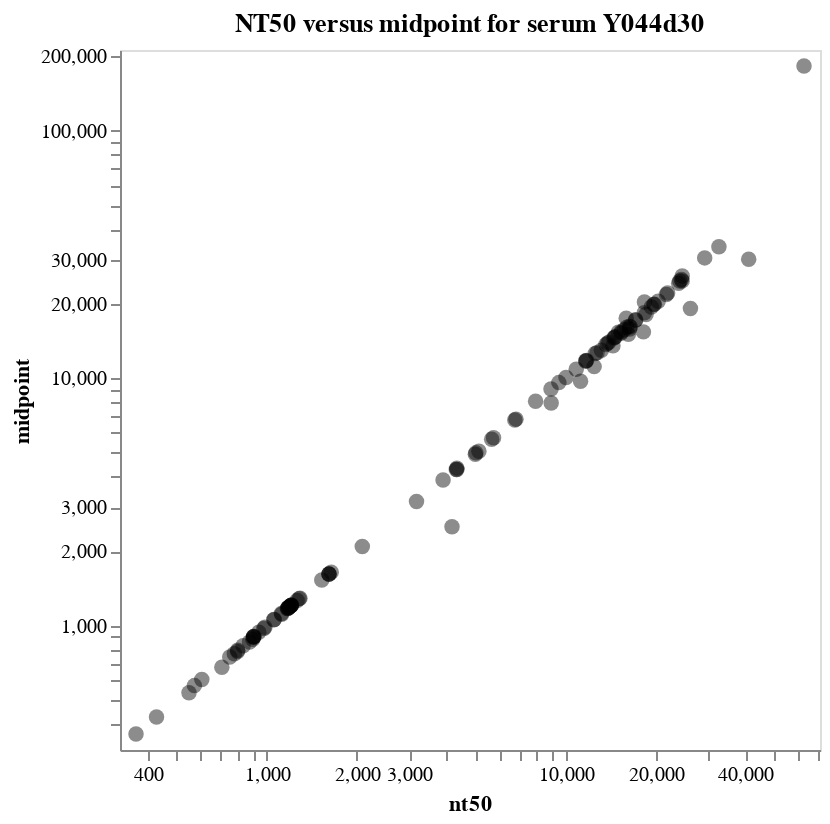

The notebook cell this image was saved under:
### Markdown cell above
Plot the correlation of the NT50s with the midpoint (this is an interactive plot, mouse over points for details).
This plot can help you determine if you made the correct choice of `serum_titer_as` when choosing to use the midpoint or NT50 for the titer.
For titers where they are well correlated it should not matter which you chose.
But if there are titers far from the correlation line, you should look at those measurements and curves to make sure you made the correct choice of calculating the titer as the NT50 versus midpoint:

### Code cell
virus_selection = alt.selection_point(fields=["virus"], on="mouseover", empty=False)

midpoint_vs_nt50_chart = (
    alt.Chart(fit_params_noqc)
    .add_params(virus_selection)
    .encode(
        alt.X("nt50", scale=alt.Scale(type="log", nice=False, padding=8)),
        alt.Y("midpoint", scale=alt.Scale(type="log", nice=False, padding=8)),
        strokeWidth=alt.condition(virus_selection, alt.value(3), alt.value(0)),
        size=alt.condition(virus_selection, alt.value(100), alt.value(60)),
        tooltip=[
            alt.Tooltip(c, format=".2g") if fit_params_noqc[c].dtype == float else c
            for c in fit_params_noqc.columns
        ],
    )
    .mark_circle(stroke="red", fillOpacity=0.45, color="black")
    .properties(
        width=350,
        height=350,
        title=f"NT50 versus midpoint for serum {serum}",
    )
    .configure_axis(grid=False)
)

midpoint_vs_nt50_chart

### Figure 1 — Vega-Lite specification as saved in the notebook (floating-point values rounded to 4 significant figures)
{"config": {"view": {"continuousWidth": 300, "continuousHeight": 300}, "axis": {"grid": false}}, "data": {"name": "data-c6b70a47e80ddfe7e9e086a0c53d910c"}, "mark": {"type": "circle", "color": "black", "fillOpacity": 0.45, "stroke": "red"}, "encoding": {"size": {"condition": {"param": "param_11", "value": 100, "empty": false}, "value": 60}, "strokeWidth": {"condition": {"param": "param_11", "value": 3, "empty": false}, "value": 0}, "tooltip": [{"field": "serum", "type": "nominal"}, {"field": "virus", "type": "nominal"}, {"field": "replicate", "type": "nominal"}, {"field": "titer", "format": ".2g", "type": "quantitative"}, {"field": "titer_bound", "type": "nominal"}, {"field": "titer_as", "type": "nominal"}, {"field": "nt50", "format": ".2g", "type": "quantitative"}, {"field": "midpoint", "format": ".2g", "type": "quantitative"}, {"field": "top", "format": ".2g", "type": "quantitative"}, {"field": "bottom", "type": "quantitative"}], "x": {"field": "nt50", "scale": {"nice": false, "padding": 8, "type": "log"}, "type": "quantitative"}, "y": {"field": "midpoint", "scale": {"nice": false, "padding": 8, "type": "log"}, "type": "quantitative"}}, "height": 350, "params": [{"name": "param_11", "select": {"type": "point", "fields": ["virus"], "on": "mouseover"}}], "title": "NT50 versus midpoint for serum Y044d30", "width": 350, "$schema": "https://vega.github.io/schema/vega-lite/v5.16.3.json", "datasets": {"data-c6b70a47e80ddfe7e9e086a0c53d910c": [{"serum": "Y044d30", "virus": "A/India-Pune-Nivcov2221170/2022", "replicate": "plate11-CGTTTAAACAATGAAG", "titer": 1190.0, "titer_bound": "interpolated", "titer_as": "midpoint", "nt50": 1190.0, "midpoint": 1190.0, "top": 1.0, "bottom": 0}, {"serum": "Y044d30", "virus": "A/India-Pune-Nivcov2221170/2022", "replicate": "plate11-AAATCTACCGCATTAT", "titer": 1643.0, "titer_bound": "interpolated", "titer_as": "midpoint", "nt50": 1643.0, "midpoint": 1643.0, "top": 1.0, "bottom": 0}, {"serum": "Y044d30", "virus": "A/Niger/10217/2021", "replicate": "plate11-AAATAAGTACGCAAAT", "titer": 11690.0, "titer_bound": "interpolated", "titer_as": "midpoint", "nt50": 11690.0, "midpoint": 11690.0, "top": 1.0, "bottom": 0}, {"serum": "Y044d30", "virus": "A/Niger/10217/2021", "replicate": "plate11-GAACGATTGTAATTTT", "titer": 10850.0, "titer_bound": "interpolated", "titer_as": "midpoint", "nt50": 10850.0, "midpoint": 10850.0, "top": 1.0, "bottom": 0}, {"serum": "Y044d30", "virus": "A/Niger/10217/2021", "replicate": "plate11-CATCAACCGCCATTTC", "titer": 14600.0, "titer_bound": "interpolated", "titer_as": "midpoint", "nt50": 14600.0, "midpoint": 14600.0, "top": 1.0, "bottom": 0}, {"serum": "Y044d30", "virus": "A/Michigan/45/2015", "replicate": "plate11-TGAGGATAATCACAAG", "titer": 17140.0, "titer_bound": "interpolated", "titer_as": "midpoint", "nt50": 17130.0, "midpoint": 17140.0, "top": 1.001, "bottom": 0}, {"serum": "Y044d30", "virus": "A/Michigan/45/2015", "replicate": "plate11-ACAAAGTCTCGAGAAG", "titer": 13820.0, "titer_bound": "interpolated", "titer_as": "midpoint", "nt50": 13810.0, "midpoint": 13820.0, "top": 1.001, "bottom": 0}, {"serum": "Y044d30", "virus": "A/Michigan/45/2015", "replicate": "plate11-TTGAAAAAATCATAAA", "titer": 7923.0, "titer_bound": "interpolated", "titer_as": "midpoint", "nt50": 8948.0, "midpoint": 7923.0, "top": 0.9021, "bottom": 0}, {"serum": "Y044d30", "virus": "A/Michigan/45/2015", "replicate": "plate11-CACCTAGGATCGCACT", "titer": 11760.0, "titer_bound": "interpolated", "titer_as": "midpoint", "nt50": 11690.0, "midpoint": 11760.0, "top": 1.006, "bottom": 0}, {"serum": "Y044d30", "virus": "A/California/07/2009", "replicate": "plate11-CATGTGAATTCGCCCA", "titer": 6762.0, "titer_bound": "interpolated", "titer_as": "midpoint", "nt50": 6761.0, "midpoint": 6762.0, "top": 1.0, "bottom": 0}, {"serum": "Y044d30", "virus": "A/California/07/2009", "replicate": "plate11-CGCCTAATGTTAATAA", "titer": 8061.0, "titer_bound": "interpolated", "titer_as": "midpoint", "nt50": 7936.0, "midpoint": 8061.0, "top": 1.011, "bottom": 0}, {"serum": "Y044d30", "virus": "A/California/07/2009", "replicate": "plate11-GACACAGAACCCATGC", "titer": 9584.0, "titer_bound": "interpolated", "titer_as": "midpoint", "nt50": 9494.0, "midpoint": 9584.0, "top": 1.008, "bottom": 0}, {"serum": "Y044d30", "virus": "A/California/07/2009", "replicate": "plate11-CCTTTCTCAAAACATA", "titer": 15330.0, "titer_bound": "interpolated", "titer_as": "midpoint", "nt50": 15020.0, "midpoint": 15330.0, "top": 1.017, "bottom": 0}, {"serum": "Y044d30", "virus": "A/Belgium/H0038/2022", "replicate": "plate11-GATCCGTACTTTGATT", "titer": 13490.0, "titer_bound": "interpolated", "titer_as": "midpoint", "nt50": 14410.0, "midpoint": 13490.0, "top": 0.8925, "bottom": 0}, {"serum": "Y044d30", "virus": "A/Belgium/H0038/2022", "replicate": "plate11-TACCGTATAATTAAAA", "titer": 15040.0, "titer_bound": "interpolated", "titer_as": "midpoint", "nt50": 16230.0, "midpoint": 15040.0, "top": 0.8458, "bottom": 0}, {"serum": "Y044d30", "virus": "A/Belgium/H0038/2022", "replicate": "plate11-GCCGGAGGGCATTTTC", "titer": 12650.0, "titer_bound": "interpolated", "titer_as": "midpoint", "nt50": 12750.0, "midpoint": 12650.0, "top": 0.9873, "bottom": 0}, {"serum": "Y044d30", "virus": "A/Paris/30353/2021", "replicate": "plate11-GTTTGACAATCACTAC", "titer": 19370.0, "titer_bound": "interpolated", "titer_as": "midpoint", "nt50": 19360.0, "midpoint": 19370.0, "top": 1.001, "bottom": 0}, {"serum": "Y044d30", "virus": "A/Paris/30353/2021", "replicate": "plate11-ACATAAGAACCCTATA", "titer": 5740.0, "titer_bound": "interpolated", "titer_as": "midpoint", "nt50": 5740.0, "midpoint": 5740.0, "top": 1.0, "bottom": 0}, {"serum": "Y044d30", "virus": "A/Paris/30353/2021", "replicate": "plate11-ACATTTCCCTCGATAT", "titer": 10060.0, "titer_bound": "interpolated", "titer_as": "midpoint", "nt50": 10030.0, "midpoint": 10060.0, "top": 1.002, "bottom": 0}, {"serum": "Y044d30", "virus": "A/Brisbane/02/2018", "replicate": "plate11-TAATAAGCCAGCAAGA", "titer": 6823.0, "titer_bound": "interpolated", "titer_as": "midpoint", "nt50": 6823.0, "midpoint": 6823.0, "top": 1.0, "bottom": 0}, {"serum": "Y044d30", "virus": "A/Brisbane/02/2018", "replicate": "plate11-TTGGGCACTAAATTAA", "titer": 25810.0, "titer_bound": "interpolated", "titer_as": "midpoint", "nt50": 24570.0, "midpoint": 25810.0, "top": 1.041, "bottom": 0}, {"serum": "Y044d30", "virus": "A/Brisbane/02/2018", "replicate": "plate11-ATCCGATTTAAAGGCA", "titer": 17450.0, "titer_bound": "interpolated", "titer_as": "midpoint", "nt50": 15960.0, "midpoint": 17450.0, "top": 1.055, "bottom": 0}, {"serum": "Y044d30", "virus": "A/Brisbane/02/2018", "replicate": "plate11-ACGACATGATCAAACG", "titer": 9705.0, "titer_bound": "interpolated", "titer_as": "midpoint", "nt50": 11220.0, "midpoint": 9705.0, "top": 0.878, "bottom": 0}, {"serum": "Y044d30", "virus": "A/Perth/1/2022", "replicate": "plate11-CTGCACGAGAGACTTC", "titer": 973.0, "titer_bound": "interpolated", "titer_as": "midpoint", "nt50": 977.3, "midpoint": 973.0, "top": 0.9691, "bottom": 0}, {"serum": "Y044d30", "virus": "A/Perth/1/2022", "replicate": "plate11-TTGGGGAAATATATAA", "titer": 829.5, "titer_bound": "interpolated", "titer_as": "midpoint", "nt50": 832.7, "midpoint": 829.5, "top": 0.9772, "bottom": 0}, {"serum": "Y044d30", "virus": "A/Perth/1/2022", "replicate": "plate11-AGCCCCGTGAGAAGCA", "titer": 4325.0, "titer_bound": "interpolated", "titer_as": "midpoint", "nt50": 4325.0, "midpoint": 4325.0, "top": 1.0, "bottom": 0}, {"serum": "Y044d30", "virus": "A/Cote_DIvoire/1448/2021", "replicate": "plate11-TCGAGAACACCCATAA", "titer": 19090.0, "titer_bound": "interpolated", "titer_as": "midpoint", "nt50": 26180.0, "midpoint": 19090.0, "top": 0.7505, "bottom": 0}, {"serum": "Y044d30", "virus": "A/Cote_DIvoire/1448/2021", "replicate": "plate11-GTTAAACGATCTATAG", "titer": 11760.0, "titer_bound": "interpolated", "titer_as": "midpoint", "nt50": 11760.0, "midpoint": 11760.0, "top": 1.0, "bottom": 0}, {"serum": "Y044d30", "virus": "A/Cote_DIvoire/1448/2021", "replicate": "plate11-GTCCGTTGATAAAGAG", "titer": 16090.0, "titer_bound": "interpolated", "titer_as": "midpoint", "nt50": 16470.0, "midpoint": 16090.0, "top": 0.8773, "bottom": 0}, {"serum": "Y044d30", "virus": "A/Bangladesh/8036/2021", "replicate": "plate11-ATACCTCAACCTTGAA", "titer": 1209.0, "titer_bound": "interpolated", "titer_as": "midpoint", "nt50": 1209.0, "midpoint": 1209.0, "top": 1.0, "bottom": 0}, {"serum": "Y044d30", "virus": "A/Bangladesh/8036/2021", "replicate": "plate11-ACGGGGCCCAGGTAAT", "titer": 1614.0, "titer_bound": "interpolated", "titer_as": "midpoint", "nt50": 1614.0, "midpoint": 1614.0, "top": 1.0, "bottom": 0}, {"serum": "Y044d30", "virus": "A/Bangladesh/8036/2021", "replicate": "plate11-CAGTTCTGCGACCAGC", "titer": 5065.0, "titer_bound": "interpolated", "titer_as": "midpoint", "nt50": 5126.0, "midpoint": 5065.0, "top": 0.9036, "bottom": 0}, {"serum": "Y044d30", "virus": "A/Bangladesh/8002/2021", "replicate": "plate11-AGTGTCCCTAAGAGGC", "titer": 1181.0, "titer_bound": "interpolated", "titer_as": "midpoint", "nt50": 1181.0, "midpoint": 1181.0, "top": 1.0, "bottom": 0}, {"serum": "Y044d30", "virus": "A/Bangladesh/8002/2021", "replicate": "plate11-GCAACGCCAAATAATT", "titer": 1205.0, "titer_bound": "interpolated", "titer_as": "midpoint", "nt50": 1205.0, "midpoint": 1205.0, "top": 1.0, "bottom": 0}, {"serum": "Y044d30", "virus": "A/Bangladesh/8002/2021", "replicate": "plate11-TCTGCTAAACTAAGTA", "titer": 1283.0, "titer_bound": "interpolated", "titer_as": "midpoint", "nt50": 1283.0, "midpoint": 1283.0, "top": 1.0, "bottom": 0}, {"serum": "Y044d30", "virus": "A/Michigan/19/2021", "replicate": "plate11-AGAGAAAAAACAGTGA", "titer": 903.6, "titer_bound": "interpolated", "titer_as": "midpoint", "nt50": 905.4, "midpoint": 903.6, "top": 0.9873, "bottom": 0}, {"serum": "Y044d30", "virus": "A/Michigan/19/2021", "replicate": "plate11-AACGTTAACAAATGAA", "titer": 795.3, "titer_bound": "interpolated", "titer_as": "midpoint", "nt50": 798.7, "midpoint": 795.3, "top": 0.9794, "bottom": 0}, {"serum": "Y044d30", "virus": "A/Michigan/19/2021", "replicate": "plate11-TAATGAGCTTTATGGT", "titer": 1263.0, "titer_bound": "interpolated", "titer_as": "midpoint", "nt50": 1263.0, "midpoint": 1263.0, "top": 1.0, "bottom": 0}, {"serum": "Y044d30", "virus": "A/Chester/5355/2022", "replicate": "plate11-CCTCAAAATAACAAGC", "titer": 786.3, "titer_bound": "interpolated", "titer_as": "midpoint", "nt50": 798.0, "midpoint": 786.3, "top": 0.9172, "bottom": 0}, {"serum": "Y044d30", "virus": "A/Chester/5355/2022", "replicate": "plate11-TCATATAAAGAAAAGG", "titer": 4272.0, "titer_bound": "interpolated", "titer_as": "midpoint", "nt50": 4307.0, "midpoint": 4272.0, "top": 0.941, "bottom": 0}, {"serum": "Y044d30", "virus": "A/Chester/5355/2022", "replicate": "plate11-AAAAAACGCATGTAGA", "titer": 896.3, "titer_bound": "interpolated", "titer_as": "midpoint", "nt50": 901.3, "midpoint": 896.3, "top": 0.9648, "bottom": 0}, {"serum": "Y044d30", "virus": "A/India-PUN-NIV328484/2021", "replicate": "plate11-GATCTAATAATACGGC", "titer": 4986.0, "titer_bound": "interpolated", "titer_as": "midpoint", "nt50": 5009.0, "midpoint": 4986.0, "top": 0.9603, "bottom": 0}, {"serum": "Y044d30", "virus": "A/India-PUN-NIV328484/2021", "replicate": "plate11-TCTGTTCCGGCCCGAA", "titer": 1202.0, "titer_bound": "interpolated", "titer_as": "midpoint", "nt50": 1202.0, "midpoint": 1202.0, "top": 1.0, "bottom": 0}, {"serum": "Y044d30", "virus": "A/India-PUN-NIV328484/2021", "replicate": "plate11-TTGTCCCGAGACAACA", "titer": 1112.0, "titer_bound": "interpolated", "titer_as": "midpoint", "nt50": 1121.0, "midpoint": 1112.0, "top": 0.9303, "bottom": 0}, {"serum": "Y044d30", "virus": "A/Bangladesh/3210810034/2021", "replicate": "plate11-ACAAAAGTACCTCTAC", "titer": 427.2, "titer_bound": "interpolated", "titer_as": "midpoint", "nt50": 427.2, "midpoint": 427.2, "top": 1.0, "bottom": 0}, {"serum": "Y044d30", "virus": "A/Bangladesh/3210810034/2021", "replicate": "plate11-AACTATAGATCTAGAA", "titer": 605.7, "titer_bound": "interpolated", "titer_as": "midpoint", "nt50": 605.7, "midpoint": 605.7, "top": 1.0, "bottom": 0}, {"serum": "Y044d30", "virus": "A/India/Pun-NIV312851/2021", "replicate": "plate11-CAAGAACCCAAATATA", "titer": 881.1, "titer_bound": "interpolated", "titer_as": "midpoint", "nt50": 897.2, "midpoint": 881.1, "top": 0.8979, "bottom": 0}, {"serum": "Y044d30", "virus": "A/India/Pun-NIV312851/2021", "replicate": "plate11-ACAGCAAATACTCACA", "titer": 858.2, "titer_bound": "interpolated", "titer_as": "midpoint", "nt50": 874.8, "midpoint": 858.2, "top": 0.8841, "bottom": 0}, {"serum": "Y044d30", "virus": "A/India/Pun-NIV312851/2021", "replicate": "plate11-GTAGCTATAACTAATA", "titer": 1291.0, "titer_bound": "interpolated", "titer_as": "midpoint", "nt50": 1291.0, "midpoint": 1291.0, "top": 1.0, "bottom": 0}, {"serum": "Y044d30", "virus": "A/Togo/0274/2021", "replicate": "plate11-TAGCAGATGTATCAAT", "titer": 14500.0, "titer_bound": "interpolated", "titer_as": "midpoint", "nt50": 14500.0, "midpoint": 14500.0, "top": 1.0, "bottom": 0}, {"serum": "Y044d30", "virus": "A/Togo/0274/2021", "replicate": "plate11-GTAACATTATACGATT", "titer": 24660.0, "titer_bound": "interpolated", "titer_as": "midpoint", "nt50": 24110.0, "midpoint": 24660.0, "top": 1.022, "bottom": 0}, {"serum": "Y044d30", "virus": "A/Togo/0274/2021", "replicate": "plate11-AACGAATGAATTTCTT", "titer": 182200.0, "titer_bound": "interpolated", "titer_as": "midpoint", "nt50": 62820.0, "midpoint": 182200.0, "top": 1.562, "bottom": 0}, {"serum": "Y044d30", "virus": "A/Ghana/2080/2020", "replicate": "plate11-GTAGTGCATCATTGAT", "titer": 21760.0, "titer_bound": "interpolated", "titer_as": "midpoint", "nt50": 21760.0, "midpoint": 21760.0, "top": 1.0, "bottom": 0}, {"serum": "Y044d30", "virus": "A/Ghana/2080/2020", "replicate": "plate11-CAGCAAAAGCATCACC", "titer": 16020.0, "titer_bound": "interpolated", "titer_as": "midpoint", "nt50": 16020.0, "midpoint": 16020.0, "top": 1.0, "bottom": 0}, {"serum": "Y044d30", "virus": "A/Ghana/2080/2020", "replicate": "plate11-GCAATCCCGCAATTTG", "titer": 16180.0, "titer_bound": "interpolated", "titer_as": "midpoint", "nt50": 16380.0, "midpoint": 16180.0, "top": 0.938, "bottom": 0}, {"serum": "Y044d30", "virus": "A/Sydney/43/2022", "replicate": "plate11-TACGGACATTCTTAAC", "titer": 985.1, "titer_bound": "interpolated", "titer_as": "midpoint", "nt50": 985.1, "midpoint": 985.1, "top": 1.0, "bottom": 0}, {"serum": "Y044d30", "virus": "A/Sydney/43/2022", "replicate": "plate11-TAGTATAATAGAGCAG", "titer": 1615.0, "titer_bound": "interpolated", "titer_as": "midpoint", "nt50": 1615.0, "midpoint": 1615.0, "top": 1.0, "bottom": 0}, {"serum": "Y044d30", "virus": "A/Sydney/43/2022", "replicate": "plate11-CTATTAATCATGCAAA", "titer": 3170.0, "titer_bound": "interpolated", "titer_as": "midpoint", "nt50": 3169.0, "midpoint": 3170.0, "top": 1.0, "bottom": 0}, {"serum": "Y044d30", "virus": "A/Wisconsin/588/2019", "replicate": "plate11-TATATTAGTAACATAA", "titer": 1172.0, "titer_bound": "interpolated", "titer_as": "midpoint", "nt50": 1172.0, "midpoint": 1172.0, "top": 1.0, "bottom": 0}, {"serum": "Y044d30", "virus": "A/Wisconsin/588/2019", "replicate": "plate11-GAAGAAACTATAACCA", "titer": 1058.0, "titer_bound": "interpolated", "titer_as": "midpoint", "nt50": 1058.0, "midpoint": 1058.0, "top": 1.0, "bottom": 0}, {"serum": "Y044d30", "virus": "A/Wisconsin/588/2019", "replicate": "plate11-AGTCCTATCCTCAAAT", "titer": 1173.0, "titer_bound": "interpolated", "titer_as": "midpoint", "nt50": 1173.0, "midpoint": 1173.0, "top": 1.0, "bottom": 0}, {"serum": "Y044d30", "virus": "A/Washington/23/2020", "replicate": "plate11-GAACTGGCGTCAATCA", "titer": 2506.0, "titer_bound": "interpolated", "titer_as": "midpoint", "nt50": 4166.0, "midpoint": 2506.0, "top": 0.5772, "bottom": 0}, {"serum": "Y044d30", "virus": "A/Washington/23/2020", "replicate": "plate11-GGATAAGAAAACTACT", "titer": 902.5, "titer_bound": "interpolated", "titer_as": "midpoint", "nt50": 902.8, "midpoint": 902.5, "top": 0.9978, "bottom": 0}, {"serum": "Y044d30", "virus": "A/Washington/23/2020", "replicate": "plate11-ACGGAATCCCCTGAGA", "titer": 4270.0, "titer_bound": "interpolated", "titer_as": "midpoint", "nt50": 4326.0, "midpoint": 4270.0, "top": 0.9095, "bottom": 0}, {"serum": "Y044d30", "virus": "A/Ghana/138/2020", "replicate": "plate11-GACTATGGTCTAAAAA", "titer": 24170.0, "titer_bound": "interpolated", "titer_as": "midpoint", "nt50": 23910.0, "midpoint": 24170.0, "top": 1.012, "bottom": 0}, {"serum": "Y044d30", "virus": "A/Ghana/138/2020", "replicate": "plate11-TAAGCCATAAATCAAT", "titer": 15670.0, "titer_bound": "interpolated", "titer_as": "midpoint", "nt50": 15730.0, "midpoint": 15670.0, "top": 0.9909, "bottom": 0}, {"serum": "Y044d30", "virus": "A/Ghana/138/2020", "replicate": "plate11-CCAGTTCCCTTCGATG", "titer": 20440.0, "titer_bound": "interpolated", "titer_as": "midpoint", "nt50": 20420.0, "midpoint": 20440.0, "top": 1.002, "bottom": 0}, {"serum": "Y044d30", "virus": "A/Utah/27/2022", "replicate": "plate11-ACAATGTGACTCACCC", "titer": 1207.0, "titer_bound": "interpolated", "titer_as": "midpoint", "nt50": 1207.0, "midpoint": 1207.0, "top": 1.0, "bottom": 0}, {"serum": "Y044d30", "virus": "A/Utah/27/2022", "replicate": "plate11-TAAATAACTCGTATTT", "titer": 1055.0, "titer_bound": "interpolated", "titer_as": "midpoint", "nt50": 1055.0, "midpoint": 1055.0, "top": 1.0, "bottom": 0}, {"serum": "Y044d30", "virus": "A/Utah/27/2022", "replicate": "plate11-TCCTTGTAATTCAACT", "titer": 1614.0, "titer_bound": "interpolated", "titer_as": "midpoint", "nt50": 1614.0, "midpoint": 1614.0, "top": 1.0, "bottom": 0}, {"serum": "Y044d30", "virus": "A/Nimes/871/2021", "replicate": "plate11-GTTCCTTTAAGCCAAA", "titer": 15160.0, "titer_bound": "interpolated", "titer_as": "midpoint", "nt50": 15330.0, "midpoint": 15160.0, "top": 0.9828, "bottom": 0}, {"serum": "Y044d30", "virus": "A/Nimes/871/2021", "replicate": "plate11-ACCTTACTAAATCCTG", "titer": 20300.0, "titer_bound": "interpolated", "titer_as": "midpoint", "nt50": 18360.0, "midpoint": 20300.0, "top": 1.063, "bottom": 0}, {"serum": "Y044d30", "virus": "A/Nimes/871/2021", "replicate": "plate11-TAATTACATTGCGGTT", "titer": 15350.0, "titer_bound": "interpolated", "titer_as": "midpoint", "nt50": 15350.0, "midpoint": 15350.0, "top": 1.0, "bottom": 0}, {"serum": "Y044d30", "virus": "A/Bangladesh/2221/2021", "replicate": "plate11-GATAGAAATACCAGGA", "titer": 1182.0, "titer_bound": "interpolated", "titer_as": "midpoint", "nt50": 1182.0, "midpoint": 1182.0, "top": 1.0, "bottom": 0}, {"serum": "Y044d30", "virus": "A/Bangladesh/2221/2021", "replicate": "plate11-AAGAGAAATATTCGCT", "titer": 3870.0, "titer_bound": "interpolated", "titer_as": "midpoint", "nt50": 3889.0, "midpoint": 3870.0, "top": 0.9964, "bottom": 0}, {"serum": "Y044d30", "virus": "A/Bangladesh/2221/2021", "replicate": "plate11-GACAGCAATGCATACA", "titer": 2088.0, "titer_bound": "interpolated", "titer_as": "midpoint", "nt50": 2087.0, "midpoint": 2088.0, "top": 1.001, "bottom": 0}, {"serum": "Y044d30", "virus": "A/Hawaii/70/2019", "replicate": "plate11-AGTAAACATGCATTGG", "titer": 4926.0, "titer_bound": "interpolated", "titer_as": "midpoint", "nt50": 4987.0, "midpoint": 4926.0, "top": 0.8974, "bottom": 0}, {"serum": "Y044d30", "virus": "A/Hawaii/70/2019", "replicate": "plate11-ACATGAATTCAGACGG", "titer": 22040.0, "titer_bound": "interpolated", "titer_as": "midpoint", "nt50": 21960.0, "midpoint": 22040.0, "top": 1.005, "bottom": 0}, {"serum": "Y044d30", "virus": "A/Hawaii/70/2019", "replicate": "plate11-ATAGAATCGCAAATTA", "titer": 11120.0, "titer_bound": "interpolated", "titer_as": "midpoint", "nt50": 12460.0, "midpoint": 11120.0, "top": 0.8574, "bottom": 0}, {"serum": "Y044d30", "virus": "A/Hawaii/70/2019", "replicate": "plate11-TGGAATCGTCACCGAT", "titer": 15360.0, "titer_bound": "interpolated", "titer_as": "midpoint", "nt50": 18220.0, "midpoint": 15360.0, "top": 0.7944, "bottom": 0}, {"serum": "Y044d30", "virus": "A/Brisbane/48/2022", "replicate": "plate11-CCCTATGCTGCGTATT", "titer": 1527.0, "titer_bound": "interpolated", "titer_as": "midpoint", "nt50": 1527.0, "midpoint": 1527.0, "top": 1.0, "bottom": 0}, {"serum": "Y044d30", "virus": "A/Brisbane/48/2022", "replicate": "plate11-GAGCTCTAAAGCAACA", "titer": 770.1, "titer_bound": "interpolated", "titer_as": "midpoint", "nt50": 778.2, "midpoint": 770.1, "top": 0.9465, "bottom": 0}, {"serum": "Y044d30", "virus": "A/Brisbane/48/2022", "replicate": "plate11-TTATGATCTAAACAGA", "titer": 1207.0, "titer_bound": "interpolated", "titer_as": "midpoint", "nt50": 1207.0, "midpoint": 1207.0, "top": 1.0, "bottom": 0}, {"serum": "Y044d30", "virus": "A/England/220200318/2022", "replicate": "plate11-GACCAACTGTGGTACA", "titer": 25000.0, "titer_bound": "interpolated", "titer_as": "midpoint", "nt50": 24430.0, "midpoint": 25000.0, "top": 1.023, "bottom": 0}, {"serum": "Y044d30", "virus": "A/England/220200318/2022", "replicate": "plate11-CGTAATACATTTAAGA", "titer": 14680.0, "titer_bound": "interpolated", "titer_as": "midpoint", "nt50": 14680.0, "midpoint": 14680.0, "top": 1.0, "bottom": 0}, {"serum": "Y044d30", "virus": "A/England/220200318/2022", "replicate": "plate11-GCTGCGCCTAACATAA", "titer": 19800.0, "titer_bound": "interpolated", "titer_as": "midpoint", "nt50": 19730.0, "midpoint": 19800.0, "top": 1.004, "bottom": 0}, {"serum": "Y044d30", "virus": "A/Togo/845/2020", "replicate": "plate11-GCATGGATCCTTTACT", "titer": 19890.0, "titer_bound": "interpolated", "titer_as": "midpoint", "nt50": 19830.0, "midpoint": 19890.0, "top": 1.004, "bottom": 0}, {"serum": "Y044d30", "virus": "A/Togo/845/2020", "replicate": "plate11-TTACCGTCTACGCATA", "titer": 30580.0, "titer_bound": "interpolated", "titer_as": "midpoint", "nt50": 29220.0, "midpoint": 30580.0, "top": 1.041, "bottom": 0}, {"serum": "Y044d30", "virus": "A/Togo/845/2020", "replicate": "plate11-AGGTCAAGACCACAGG", "titer": 18070.0, "titer_bound": "interpolated", "titer_as": "midpoint", "nt50": 18600.0, "midpoint": 18070.0, "top": 0.9557, "bottom": 0}, {"serum": "Y044d30", "virus": "A/Togo/0304/2021", "replicate": "plate11-GAAGAATGGTTTTCTG", "titer": 5657.0, "titer_bound": "interpolated", "titer_as": "midpoint", "nt50": 5657.0, "midpoint": 5657.0, "top": 1.0, "bottom": 0}, {"serum": "Y044d30", "virus": "A/Togo/0304/2021", "replicate": "plate11-AACTCTAAAGATATAA", "titer": 24690.0, "titer_bound": "interpolated", "titer_as": "midpoint", "nt50": 24560.0, "midpoint": 24690.0, "top": 1.007, "bottom": 0}, {"serum": "Y044d30", "virus": "A/Togo/0304/2021", "replicate": "plate11-AGAGATAATAACAAAA", "titer": 9037.0, "titer_bound": "interpolated", "titer_as": "midpoint", "nt50": 8936.0, "midpoint": 9037.0, "top": 1.009, "bottom": 0}, {"serum": "Y044d30", "virus": "A/Paris/31196/2021", "replicate": "plate11-AGCAGCCTGAAAATAT", "titer": 33920.0, "titer_bound": "interpolated", "titer_as": "midpoint", "nt50": 32600.0, "midpoint": 33920.0, "top": 1.039, "bottom": 0}, {"serum": "Y044d30", "virus": "A/Paris/31196/2021", "replicate": "plate11-AAACTAAAAGCAAGGG", "titer": 12950.0, "titer_bound": "interpolated", "titer_as": "midpoint", "nt50": 13180.0, "midpoint": 12950.0, "top": 0.9525, "bottom": 0}, {"serum": "Y044d30", "virus": "A/Paris/31196/2021", "replicate": "plate11-AATAAGTATACGGGAT", "titer": 12570.0, "titer_bound": "interpolated", "titer_as": "midpoint", "nt50": 12570.0, "midpoint": 12570.0, "top": 1.0, "bottom": 0}, {"serum": "Y044d30", "virus": "A/Belgium/H0017/2022", "replicate": "plate11-GTAAAGCAAATCCATT", "titer": 13960.0, "titer_bound": "interpolated", "titer_as": "midpoint", "nt50": 13960.0, "midpoint": 13960.0, "top": 1.0, "bottom": 0}, {"serum": "Y044d30", "virus": "A/Belgium/H0017/2022", "replicate": "plate11-AATGAAAGTTAGCATT", "titer": 13650.0, "titer_bound": "interpolated", "titer_as": "midpoint", "nt50": 13650.0, "midpoint": 13650.0, "top": 1.0, "bottom": 0}, {"serum": "Y044d30", "virus": "A/Belgium/H0017/2022", "replicate": "plate11-ATGTCCATAAAAAATA", "titer": 18360.0, "titer_bound": "interpolated", "titer_as": "midpoint", "nt50": 18350.0, "midpoint": 18360.0, "top": 1.001, "bottom": 0}, {"serum": "Y044d30", "virus": "A/SouthAfrica/R14850/2021", "replicate": "plate11-TACTCAACAAGATAAA", "titer": 364.7, "titer_bound": "interpolated", "titer_as": "midpoint", "nt50": 364.7, "midpoint": 364.7, "top": 1.0, "bottom": 0}, {"serum": "Y044d30", "virus": "A/SouthAfrica/R14850/2021", "replicate": "plate11-AACTCCGCAGACACTG", "titer": 534.9, "titer_bound": "interpolated", "titer_as": "midpoint", "nt50": 548.7, "midpoint": 534.9, "top": 0.9405, "bottom": 0}, {"serum": "Y044d30", "virus": "A/SouthAfrica/R14850/2021", "replicate": "plate11-GAGACGTACGAAATTA", "titer": 679.0, "titer_bound": "interpolated", "titer_as": "midpoint", "nt50": 706.9, "midpoint": 679.0, "top": 0.8503, "bottom": 0}, {"serum": "Y044d30", "virus": "A/Newcastle/2/2022", "replicate": "plate11-TTCACTAAGATTTCAT", "titer": 1179.0, "titer_bound": "interpolated", "titer_as": "midpoint", "nt50": 1179.0, "midpoint": 1179.0, "top": 1.0, "bottom": 0}, {"serum": "Y044d30", "virus": "A/Newcastle/2/2022", "replicate": "plate11-CAAATATATCTTCATG", "titer": 898.7, "titer_bound": "interpolated", "titer_as": "midpoint", "nt50": 903.5, "midpoint": 898.7, "top": 0.9692, "bottom": 0}, {"serum": "Y044d30", "virus": "A/Newcastle/2/2022", "replicate": "plate11-GCCCAAGTAGGTGCAA", "titer": 746.7, "titer_bound": "interpolated", "titer_as": "midpoint", "nt50": 751.3, "midpoint": 746.7, "top": 0.9769, "bottom": 0}, {"serum": "Y044d30", "virus": "A/SouthAfrica/R16462/2021", "replicate": "plate11-CACCATTAAAGAGGTA", "titer": 15790.0, "titer_bound": "interpolated", "titer_as": "midpoint", "nt50": 16380.0, "midpoint": 15790.0, "top": 0.9171, "bottom": 0}, {"serum": "Y044d30", "virus": "A/SouthAfrica/R16462/2021", "replicate": "plate11-CGGCGTATCGTTCACA", "titer": 17170.0, "titer_bound": "interpolated", "titer_as": "midpoint", "nt50": 17170.0, "midpoint": 17170.0, "top": 1.0, "bottom": 0}, {"serum": "Y044d30", "virus": "A/SouthAfrica/R16462/2021", "replicate": "plate11-CTAGCAGATTGTATAA", "titer": 30170.0, "titer_bound": "interpolated", "titer_as": "midpoint", "nt50": 41020.0, "midpoint": 30170.0, "top": 0.7577, "bottom": 0}, {"serum": "Y044d30", "virus": "A/Norway/25089/2022", "replicate": "plate11-GACTCAATAATCACAC", "titer": 572.1, "titer_bound": "interpolated", "titer_as": "midpoint", "nt50": 572.1, "midpoint": 572.1, "top": 1.0, "bottom": 0}, {"serum": "Y044d30", "virus": "A/Norway/25089/2022", "replicate": "plate11-CGGATAAAAATGATAT", "titer": 1119.0, "titer_bound": "interpolated", "titer_as": "midpoint", "nt50": 1119.0, "midpoint": 1119.0, "top": 1.0, "bottom": 0}, {"serum": "Y044d30", "virus": "A/Norway/25089/2022", "replicate": "plate11-TGGAAAAGATGTAATA", "titer": 940.2, "titer_bound": "interpolated", "titer_as": "midpoint", "nt50": 939.9, "midpoint": 940.2, "top": 1.001, "bottom": 0}]}}
